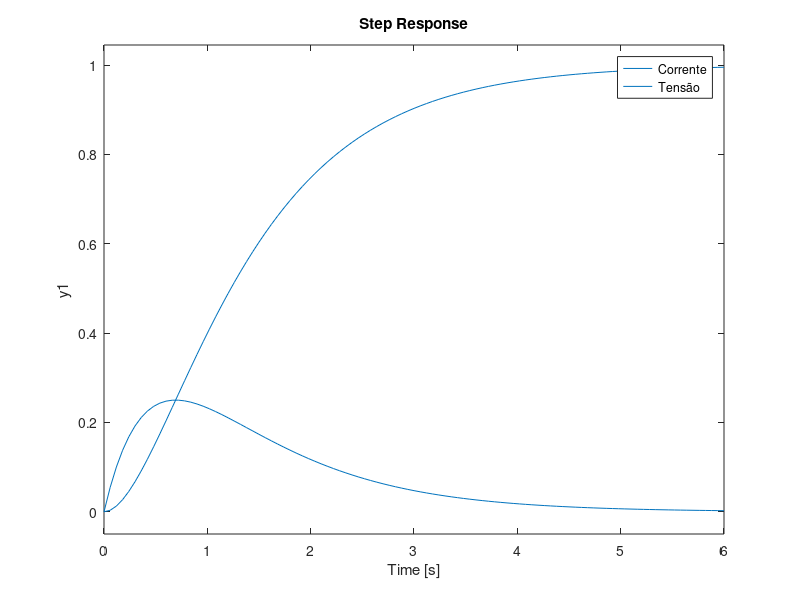
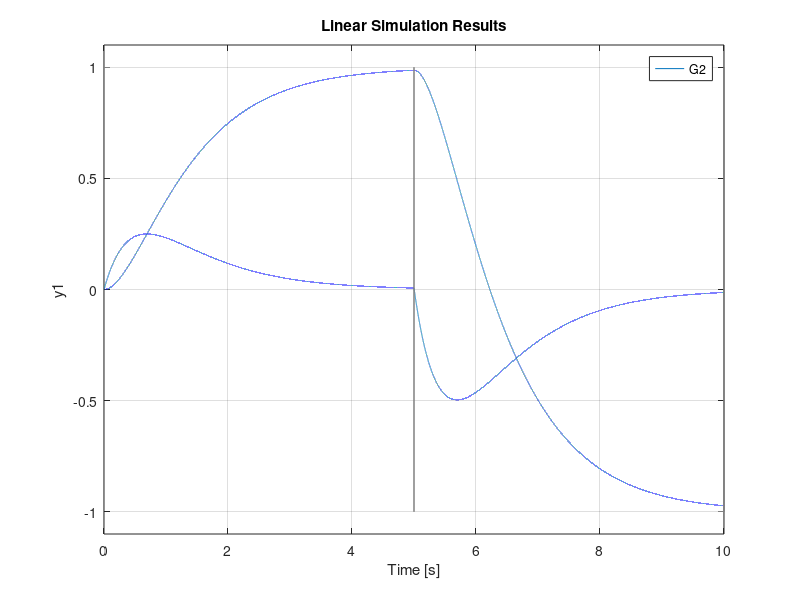
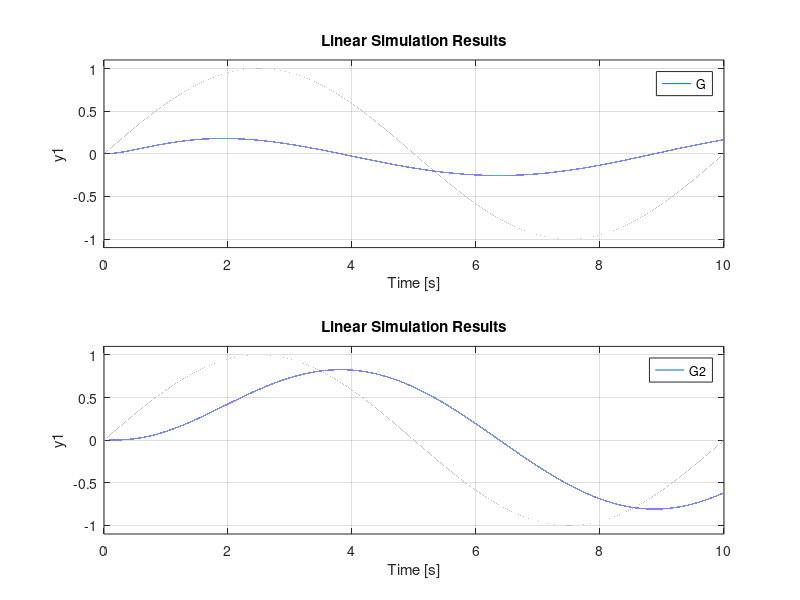

Write MATLAB code to recreate these figures, in order.
clear all
close all
clc

R = 3;
L = 1;
C = 0.5;

%%
%corrente como saída

num = [C 0];
den = [L*C R*C 1];
G = tf(num,den);

%%
%Tensão sobre o capacitor como Saída

num2 = 1;
den2 = [L*C R*C 1];
G2 = tf(num2,den2);

%%
% Plots
step(G)
hold on
step(G2)
legend('Corrente','Tensão')
grid

%%
%Resposta ao sinal quadrado

t = 0:0.0001:10;
f = 0.1;
x = square(2*pi*f*t);

figure
lsim(G,x,t)
hold on
lsim(G2,x,t)

%%
%Resposta ao Seno

t = 0:0.0001:10;
f = 0.1;
x = sin(2*pi*f*t);

figure
subplot(2,1,1)
lsim(G,x,t)
subplot(2,1,2)
lsim(G2,x,t)
